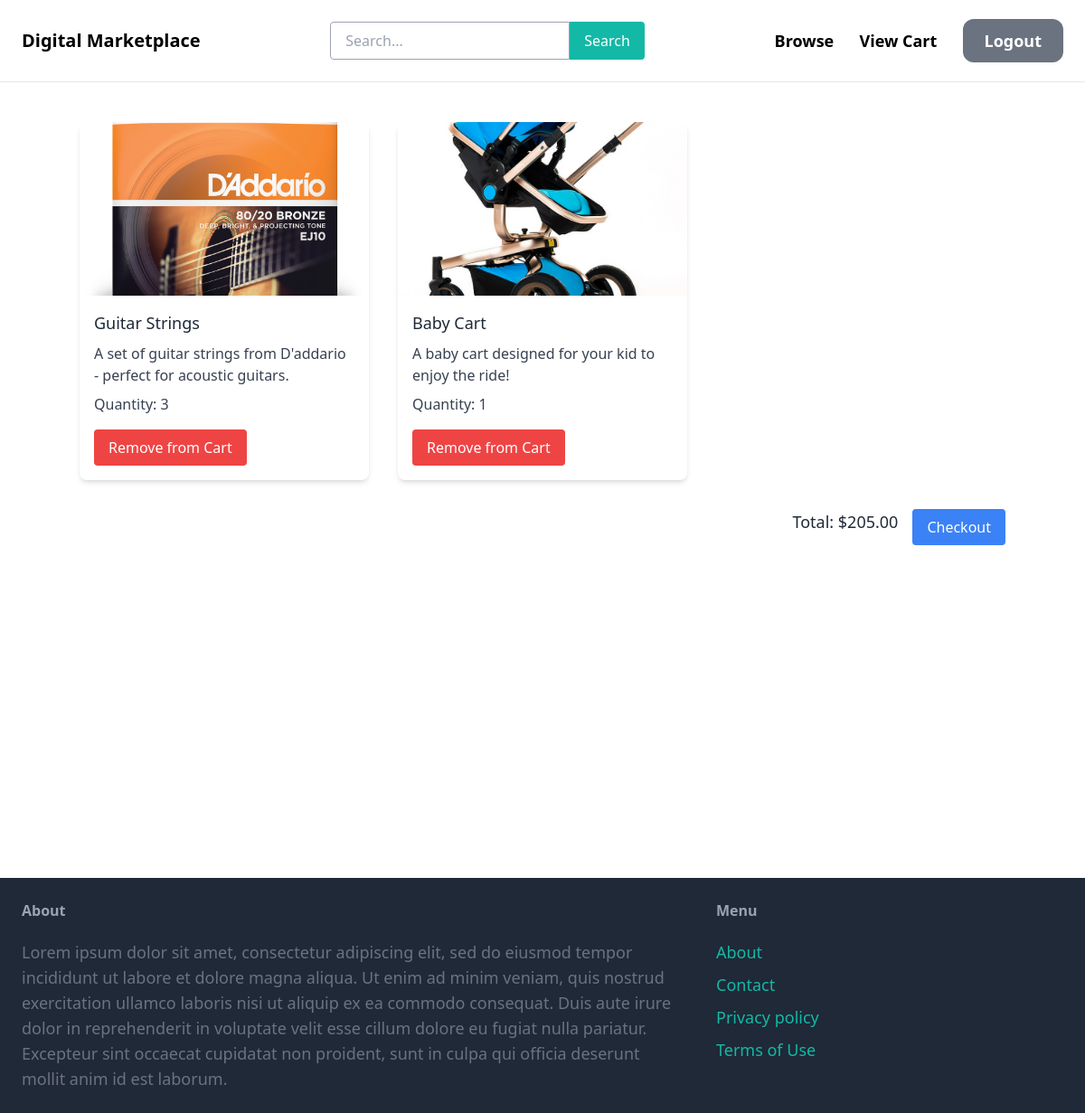
The app's page /cart/ (signed in) with its own data.
### products/models.py (models this page shows)
class CartItem(models.Model):
    owner = models.ForeignKey(User, on_delete=models.CASCADE)
    item = models.ForeignKey(Product, on_delete=models.CASCADE)
    quantity = models.IntegerField()
    attribute1 = models.CharField(choices=[('TT', "Texas Tea"), ('FR', "Fiesta Red"), ('CB',"Cobalt Blue")], max_length=64)
    attribute2 = models.CharField(choices=[('XS', "XS"), ('S', 'S'), ('M', 'M'), ('L', 'L'), ('XL', 'XL')], max_length=64)

class Product(models.Model):
    title = models.CharField(max_length=120) #max length is required
    description = models.TextField(blank=False, null=True)
    price = models.DecimalField("", max_digits=5, decimal_places=2)
    summary = models.TextField(max_length=75, blank=False)
    is_preorder = models.BooleanField(default=False)
    photo1 = models.ImageField(upload_to='images/', default='images/default.jpg')
    photo2 = models.ImageField(upload_to='images/', default='images/default.jpg')
    photo3 = models.ImageField(upload_to='images/', default='images/default.jpg')

### products/views.py (the view)
# urls.py: path('cart/', CartPage, name='cart'),
@login_required
def CartPage(request):
    if request.method == "GET":
        UserCart = CartItem.objects.filter(owner=request.user)
        price = 0
        for item in UserCart:
            price += item.quantity * item.item.price
        context = {'UserCart': UserCart, 'total':price}
        return render(request, 'products/cartwebpage.html', context)

### templates/products/cartwebpage.html (shortened to what this page needs)
{% extends 'core/base.html' %}
{% load static %}
{% block content %}
  <div class="tw-container tw-mx-auto tw-py-5">
    {% if UserCart %}
      <div class="tw-grid tw-grid-cols-1 md:tw-grid-cols-2 lg:tw-grid-cols-3 tw-gap-8">
        {% for item in UserCart %}
          <div class="tw-bg-white tw-shadow-md tw-rounded-lg tw-overflow-hidden tw-relative tw-h-full">
            <img class="tw-h-48 tw-w-full tw-object-cover" src="{{ item.item.photo1.url }}" alt="{{ item.item.title }}">
            <div class="tw-p-4 tw-h-full">
              <h2 class="tw-text-lg tw-font-medium tw-text-gray-800 tw-mb-2">{{ item.item.title }}</h2>
              <p class="tw-text-gray-700 tw-text-base tw-mb-2">{{ item.item.summary }}</p>
              <p class="tw-text-gray-700 tw-text-base tw-mb-2" style="margin-bottom: 1rem;">Quantity: {{ item.quantity }}</p>
              <p class="tw-text-gray-700 tw-text-base tw-mb-2" style="margin-bottom: 1rem;">Price: ${{ item.item.price }}</p>
              <form method="POST" action="{% url 'delete' product_id=item.item.id %}" class="tw-absolute tw-bottom-4 tw-left-4">
                <button type="submit" class="tw-bg-red-500 tw-text-white tw-py-2 tw-px-4 tw-rounded hover:tw-bg-red-600">Remove from Cart</button>
              </form>
            </div>
          </div>
        {% endfor %}
      </div>
      <div class="tw-mt-8 tw-flex tw-justify-end">
        <p class="tw-text-lg tw-font-medium tw-text-gray-800 tw-mr-4">Total: ${{ total }}</p>
        <a href="{% url 'browse' %}" class="tw-bg-blue-500 tw-text-white tw-py-2 tw-px-4 tw-rounded hover:tw-bg-blue-600">Checkout</a>
      </div>
    {% else %}
      <p class="tw-text-center tw-font-bold tw-from-neutral-950 tw-text-6xl tw-mt-56">Your cart is empty.</p>
      <p class="tw-text-center tw-font-bold tw-from-neutral-950 tw-text-6xl tw-mt-10">But you can <i><a href={% url 'browse' %}>change that</a></i> right now...</p>
    {% endif %}
  </div>
{% endblock %}

### templates/core/base.html (shortened to what this page needs)
{% load static %}
<!doctype html>
    <html>
        <head>
            <link href="{% static 'output.css' %}" rel="stylesheet">
        </head>
        <body>
            {% include 'core/navbar.html' %}
            <div class="tw-px-6 tw-py-6" style="min-height:100vh">
                {% block content %}
                {% endblock %}
            </div>
            <footer class="tw-mt-20 tw-py-6 tw-px-6 tw-flex tw-justify-between tw-bg-gray-800">
                <div class="tw-w-2/3 tw-pr-10">
                    <h3 class="tw-mb-5 tw-font-semibold tw-text-gray-400">About</h3>
                    <p class="tw-text-lg tw-text-gray-500">Lorem ipsum dolor sit amet, consectetur adipiscing elit, sed do eiusmod tempor incididunt ut labore et dolore magna aliqua. Ut enim ad minim veniam, quis nostrud exercitation ullamco laboris nisi ut aliquip ex ea commodo consequat. Duis aute irure dolor in reprehenderit in voluptate velit esse cillum dolore eu fugiat nulla pariatur. Excepteur sint occaecat cupidatat non proident, sunt in culpa qui officia deserunt mollit anim id est laborum.</p>
                </div>
                <div class="tw-w-1/3">
                    <h3 class="tw-mb-5 tw-font-semibold tw-text-gray-400">Menu</h3>
                    <ul class="tw-space-y-2">
                        <li><a href="{% url 'about' %}" class="tw-text-lg tw-text-teal-500 hover:tw-text-teal-700">About</a></li>
                        <li><a href="{% url 'contact' %}" class="tw-text-lg tw-text-teal-500 hover:tw-text-teal-700">Contact</a></li>
                        <li><a href="#" class="tw-text-lg tw-text-teal-500 hover:tw-text-teal-700">Privacy policy</a></li>
                        <li><a href="#" class="tw-text-lg tw-text-teal-500 hover:tw-text-teal-700">Terms of Use</a></li>
                    </ul>
            </footer>
        <body>
    </html>

### templates/core/navbar.html (shortened to what this page needs)
<nav class="tw-px-6 tw-py-6 tw-flex tw-justify-between tw-items-center tw-border-b tw-border-gray-200">
    <a href="{% url 'home' %}" class="tw-text-xl tw-font-semibold">Digital Marketplace</a>
    <form class="tw-flex tw-1/2 tw-justify-center" method="GET" action="{% url 'search' %}">
      <input class="tw-border tw-border-gray-400 tw-rounded-l tw-py-2 tw-px-4 tw-w-full" type="text" name="q" placeholder="Search...">
      <button class="tw-bg-teal-500 tw-text-white tw-py-2 tw-px-4 tw-rounded-r hover:tw-bg-teal-700" type="submit">Search</button>
    </form>
    <div class="tw-space-x-6">
      <a href="{% url 'browse' %}" class="tw-text-lg tw-font-semibold hover:tw-text-gray-500">Browse</a>
      {% if request.user.is_authenticated %}
        <a href="{% url 'cart' %}" class="tw-text-lg tw-font-semibold hover:tw-text-gray-500">View Cart</a>
        <a href="{% url 'logout' %}" class="tw-px-6 tw-py-3 tw-text-lg tw-font-semibold tw-bg-gray-500 tw-text-white tw-rounded-xl hover:tw-bg-gray-700">Logout</a>
      {% endif %}
    </div>
  </nav>

### records on screen
CartItem: item.photo1 (picture), item "Guitar Strings", item.summary "A set of guitar strings from D'addario - perfect for acoustic guitars.", quantity "3"
CartItem: item.photo1 (picture), item "Baby Cart", item.summary "A baby cart designed for your kid to enjoy the ride!", quantity "1"

### other values on screen
{{ total }} "205.00"
